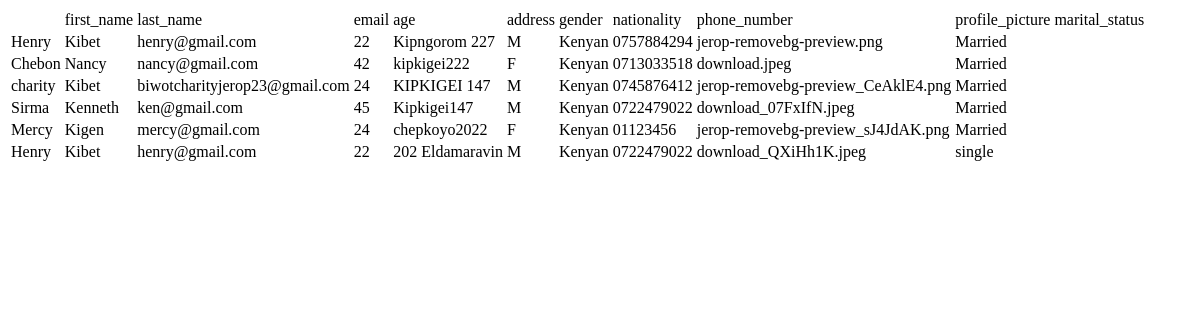
The page /wallet/customers/ on the database as committed earlier.
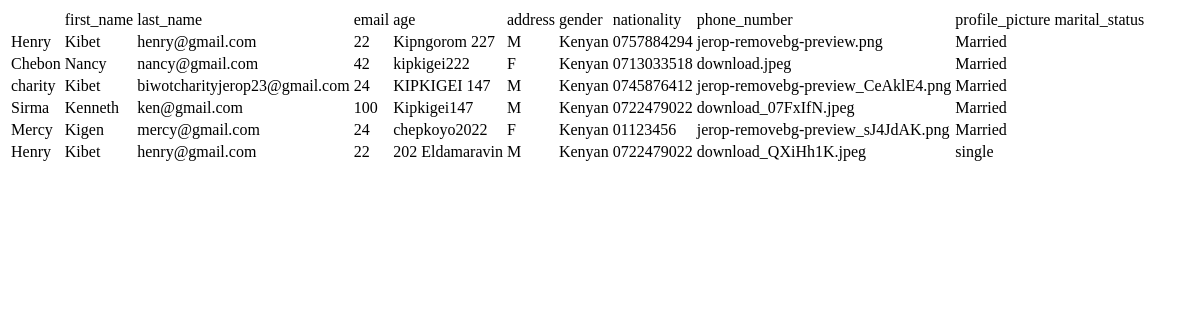
The same page on the database as committed later.
### wallet/models.py (models this page shows)
class Customer(models.Model):
    id_number=models.CharField(max_length=10,blank=True, primary_key=True)
    first_name=models.CharField(max_length=15, blank=False)
    last_name=models.CharField(max_length=15, blank=False)
    gender_identity=(
        ('F','female'),
        ('M','male')
    )
    gender= models.CharField(max_length=10,choices=gender_identity,blank=False)
    address=models.TextField(max_length=15,null=True)
    age=models.PositiveSmallIntegerField()
    nationality=models.CharField(max_length=15,null=True)
    email=models.EmailField(null=True)
    phone_number=models.CharField(max_length=15,blank=True)
    profile_picture=models.ImageField(default=True)
    marital_status=models.CharField(max_length=10, blank=True)
    signature=models.ImageField(upload_to='images/',null=True)
    employment_status=models.BooleanField(default=False)

### wallet/views.py (the view)
# urls.py: path("customers/",views.list_Customer,name = "register_customers"),
def list_Customer(request):
    customers = Customer.objects.all()
    return render(request,"wallet/list_customers.html",{"customers":customers})

### wallet/templates/wallet/list_customers.html (shortened to what this page needs)
<table>
    <th>
        <td>first_name</td>
        <td>last_name</td>
        <td>email</td>
        <td>age</td>
        <td>address</td>
        <td>gender</td>
        <td>nationality</td>
        <td>phone_number</td>
        <td>profile_picture</td>
        <td>marital_status</td>
    </th>
    {% for customer in customers%}
    <tr>
        <td>{{ customer.first_name}}</td>
        <td>{{ customer.last_name}}</td>
        <td>{{ customer.email}}</td>
        <td>{{ customer.age}}</td>
        <td>{{ customer.address}}</td>
        <td>{{ customer.gender}}</td>
        <td>{{ customer.nationality}}</td>
        <td>{{ customer.phone_number}}</td>
        <td>{{ customer.profile_picture}}</td>
        <td>{{ customer.marital_status}}</td>
    </tr>
    {% endfor%}
</table>

Rows that differ between the two databases and show on the page:
changed Customer "Sirma": age "45" → "100"
